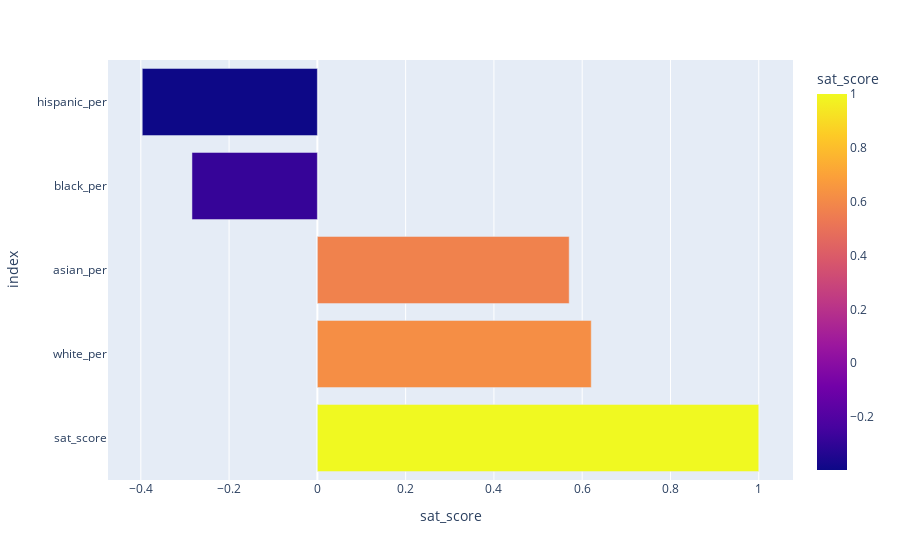

The notebook cell this image was saved under:
### Markdown cell above
### <center> Investigation racial differences in SAT score.

### Code cell
racial_corr = combined[['sat_score','white_per','asian_per','black_per','hispanic_per']].corr()['sat_score'].reset_index()
px.bar(racial_corr, x='sat_score', y='index', orientation='h', color='sat_score')

### Figure 1 — Plotly figure (JSON) as saved in the notebook; plotly's stock layout.template omitted (floating-point values rounded to 4 significant figures)
{"data": [{"alignmentgroup": "True", "hovertemplate": "sat_score=%{marker.color}<br>index=%{y}<extra></extra>", "legendgroup": "", "marker": {"color": [1, 0.6205, 0.5705, -0.2841, -0.3968], "coloraxis": "coloraxis", "pattern": {"shape": ""}}, "name": "", "offsetgroup": "", "orientation": "h", "showlegend": false, "textposition": "auto", "type": "bar", "x": [1, 0.6205, 0.5705, -0.2841, -0.3968], "xaxis": "x", "y": ["sat_score", "white_per", "asian_per", "black_per", "hispanic_per"], "yaxis": "y"}], "layout": {"barmode": "relative", "coloraxis": {"colorbar": {"title": {"text": "sat_score"}}, "colorscale": [[0, "#0d0887"], [0.1111, "#46039f"], [0.2222, "#7201a8"], [0.3333, "#9c179e"], [0.4444, "#bd3786"], [0.5556, "#d8576b"], [0.6667, "#ed7953"], [0.7778, "#fb9f3a"], [0.8889, "#fdca26"], [1, "#f0f921"]]}, "legend": {"tracegroupgap": 0}, "margin": {"t": 60}, "xaxis": {"anchor": "y", "domain": [0, 1], "title": {"text": "sat_score"}}, "yaxis": {"anchor": "x", "domain": [0, 1], "title": {"text": "index"}}}}
